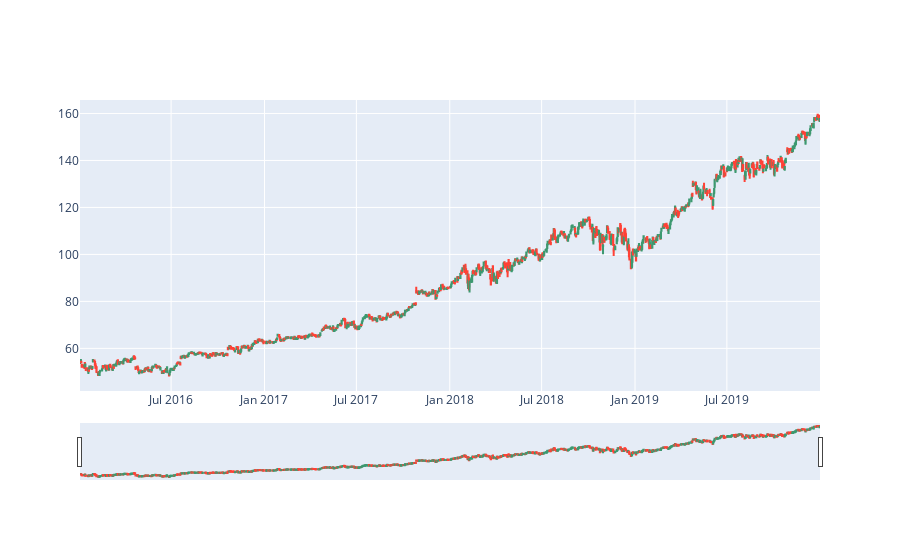

Write notebook code for a chart like this one.
### Markdown cell above
# Plotando Candlestick

### Code cell
trace = go.Candlestick(x=all_data.loc['MSFT'].index,
                open=all_data.loc['MSFT'].Open,
                high=all_data.loc['MSFT'].High,
                low=all_data.loc['MSFT'].Low,
                close=all_data.loc['MSFT'].Close)
data = [trace]
py.iplot(data)

### Figure 1 — Plotly figure (JSON) as saved in the notebook; plotly's stock layout.template omitted (floating-point values rounded to 4 significant figures; data arrays with more than 128 entries replaced by an {"elided": "..."} marker saying what was removed)
{"data": [{"close": {"elided": "1006 float values"}, "high": {"elided": "1006 float values"}, "low": {"elided": "1006 float values"}, "open": {"elided": "1006 float values"}, "type": "candlestick", "x": {"elided": "1006 str values"}}], "layout": {"autosize": true, "xaxis": {"autorange": true, "range": ["2016-01-03 12:00", "2019-12-31 12:00"], "rangeslider": {"autorange": true, "range": ["2016-01-03 12:00", "2019-12-31 12:00"], "yaxis": {"_template": null, "rangemode": "match"}}, "type": "date"}, "yaxis": {"autorange": true, "range": [41.85, 165.7]}}}
